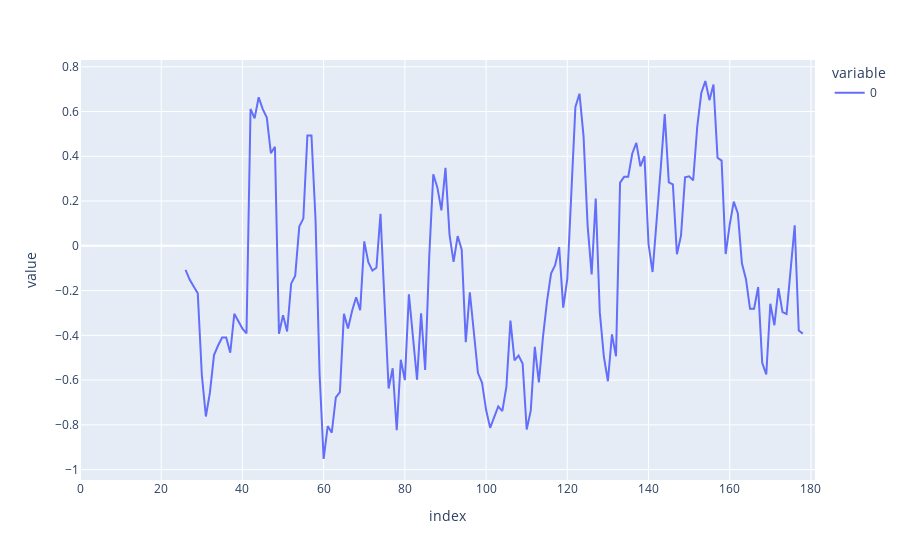

The code cell stored with this chart in its notebook:
### Code cell
# Graph correlation between rolling window Factiva and Google Trends
g = px.line(data_rollingF)
g.show()

### Figure 1 — Plotly figure (JSON) as saved in the notebook; plotly's stock layout.template omitted (floating-point values rounded to 4 significant figures; data arrays with more than 128 entries replaced by an {"elided": "..."} marker saying what was removed)
{"data": [{"hovertemplate": "variable=0<br>index=%{x}<br>value=%{y}<extra></extra>", "legendgroup": "0", "line": {"color": "#636efa", "dash": "solid"}, "marker": {"symbol": "circle"}, "mode": "lines", "name": "0", "orientation": "v", "showlegend": true, "type": "scatter", "x": {"elided": "182 int values"}, "xaxis": "x", "y": {"elided": "182 float values"}, "yaxis": "y"}], "layout": {"legend": {"title": {"text": "variable"}, "tracegroupgap": 0}, "margin": {"t": 60}, "xaxis": {"anchor": "y", "domain": [0, 1], "title": {"text": "index"}}, "yaxis": {"anchor": "x", "domain": [0, 1], "title": {"text": "value"}}}}
